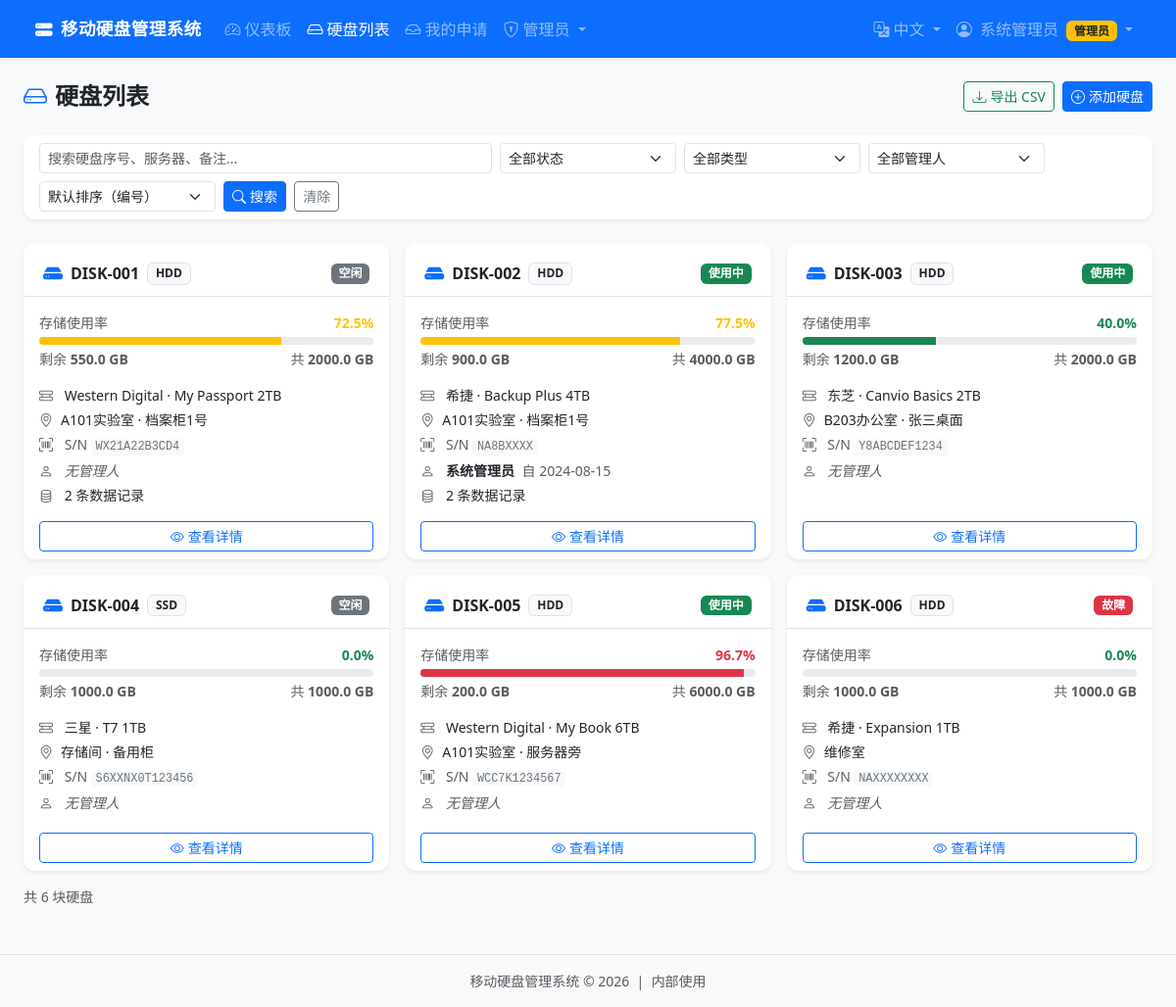
The page /disks (signed in) on the database its author committed.
### app.py (models this page shows, shortened)
class User(db.Model):
    __tablename__ = 'users'
    id            = db.Column(db.Integer, primary_key=True)
    username      = db.Column(db.String(80), unique=True, nullable=False)
    password_hash = db.Column(db.String(256), nullable=False)
    display_name  = db.Column(db.String(120))
    email         = db.Column(db.String(120))
    department    = db.Column(db.String(120))
    role          = db.Column(db.String(20), default='user')   # 'admin' or 'user'
    created_at    = db.Column(db.DateTime, default=datetime.utcnow)
    disks         = db.relationship('Disk', backref='manager', lazy=True,
                                    foreign_keys='Disk.manager_id')
    requests      = db.relationship('DiskRequest', backref='requester', lazy=True,
                                    foreign_keys='DiskRequest.user_id')

class Disk(db.Model):
    __tablename__ = 'disks'
    id               = db.Column(db.Integer, primary_key=True)
    disk_number      = db.Column(db.String(60), unique=True, nullable=False)  # 编号
    disk_type        = db.Column(db.String(30), default='HDD')                # HDD/SSD/NVMe
    total_space_gb   = db.Column(db.Float, default=0)
    used_space_gb    = db.Column(db.Float, default=0)
    status           = db.Column(db.String(30), default='idle')               # active/idle/faulty/maintenance
    location         = db.Column(db.String(256))                              # 所在地点
    brand            = db.Column(db.String(120))                              # 品牌
    model_name       = db.Column(db.String(120))                              # 型号
    serial_number    = db.Column(db.String(120))                              # S/N 序列号
    part_number      = db.Column(db.String(120))                              # P/N 产品编号
    manager_id       = db.Column(db.Integer, db.ForeignKey('users.id'), nullable=True)
    management_start = db.Column(db.Date, nullable=True)
    notes            = db.Column(db.Text, default='')
    created_at       = db.Column(db.DateTime, default=datetime.utcnow)
    updated_at       = db.Column(db.DateTime, default=datetime.utcnow, onupdate=datetime.utcnow)
    data_entries         = db.relationship('DataEntry', backref='disk', lazy=True,
                                           cascade='all, delete-orphan')
    requests             = db.relationship('DiskRequest', backref='disk', lazy=True,
                                           cascade='all, delete-orphan')
    history              = db.relationship('ManagementHistory', backref='disk', lazy=True,
                                           cascade='all, delete-orphan')
    audit_logs           = db.relationship('AuditLog', backref='disk', lazy=True,
                                           cascade='all, delete-orphan')
    @property
    def free_space_gb(self):
        return max(0, self.total_space_gb - self.used_space_gb)
    @property
    def usage_percent(self):
        if self.total_space_gb <= 0:
            return 0
        return min(100, round(self.used_space_gb / self.total_space_gb * 100, 1))

### app.py (the view, shortened to what this page needs)
@app.route('/disks')
@login_required
def disks():
    q          = request.args.get('q', '').strip()
    status     = request.args.get('status', '')
    dtype      = request.args.get('dtype', '')
    manager_id = request.args.get('manager_id', '')
    query = Disk.query
    if status:
        query = query.filter_by(status=status)
    if dtype:
        query = query.filter_by(disk_type=dtype)
    if manager_id == 'none':
        query = query.filter(Disk.manager_id.is_(None))
    elif manager_id:
        try:
            query = query.filter_by(manager_id=int(manager_id))
        except ValueError:
            pass
    sort = request.args.get('sort', '')
    if sort == 'free_desc':
        disk_list = sorted(query.all(), key=lambda d: d.free_space_gb, reverse=True)
    else:
        disk_list = query.order_by(Disk.disk_number).all()
    managers  = User.query.order_by(User.display_name).all()
    return render_template('disks.html', disks=disk_list, q=q, status=status,
                           dtype=dtype, manager_id=manager_id, managers=managers, sort=sort)

### app.py (called while the page is built)
def login_required(f):
    @wraps(f)
    def decorated(*args, **kwargs):
        if 'user_id' not in session:
            flash(_('flash.login_required'), 'warning')
            return redirect(url_for('login'))
        return f(*args, **kwargs)
    return decorated

def current_user():
    if 'user_id' in session:
        return User.query.get(session['user_id'])
    return None

def pending_count():
    return DiskRequest.query.filter_by(status='pending').count()

@app.context_processor
def inject_i18n():
    return {
        'lang': get_locale(),
        'IMPORTANCE_LABELS': importance_labels(),
        'BACKUP_LABELS': backup_labels(),
    }

@app.context_processor
def inject_now():
    return {'now': datetime.utcnow()}

### i18n.py (called while the page is built)
def get_locale():
    lang = session.get('lang', DEFAULT_LANGUAGE)
    return lang if lang in SUPPORTED_LANGUAGES else DEFAULT_LANGUAGE

def _(key, **kwargs):
    lang = get_locale()
    text = MESSAGES.get(lang, {}).get(key) or MESSAGES.get(DEFAULT_LANGUAGE, {}).get(key) or key
    if kwargs:
        try:
            return text.format(**kwargs)
        except (KeyError, ValueError):
            return text
    return text

def status_label(status):
    return _(f'status.{status}', **{}) if status else status

def status_badge(status):
    badges = {
        'active': 'bg-success',
        'idle': 'bg-secondary',
        'faulty': 'bg-danger',
        'maintenance': 'bg-warning text-dark',
    }
    return badges.get(status, 'bg-secondary')

def importance_labels():
    return {k: _(f'importance.{k}') for k in ('critical', 'important', 'normal', 'temp')}

def backup_labels():
    return {k: _(f'backup.{k}') for k in ('backed_up', 'not_backed', 'unknown')}

### templates/disks.html (shortened to what this page needs)
{% extends 'base.html' %}
{% block content %}
<div class="d-flex justify-content-between align-items-center mb-4 flex-wrap gap-2">
  <h4 class="fw-bold mb-0"><i class="bi bi-hdd me-2 text-primary"></i>{{ _('page.disks.title') }}</h4>
  <div class="d-flex gap-2">
    <a href="{{ url_for('export_disks') }}" class="btn btn-outline-success btn-sm">
      <i class="bi bi-download me-1"></i>{{ _('common.export_csv') }}
    </a>
    {% if session.get('role') == 'admin' %}
    <a href="{{ url_for('add_disk') }}" class="btn btn-primary btn-sm">
      <i class="bi bi-plus-circle me-1"></i>{{ _('nav.add_disk') }}
    </a>
    {% endif %}
  </div>
</div>
<div class="card border-0 shadow-sm mb-4">
  <div class="card-body py-2">
    <form method="GET" class="row g-2 align-items-end">
      <div class="col-12 col-md-5">
        <input type="text" name="q" class="form-control form-control-sm"
               placeholder="{{ _('page.disks.search_ph') }}" value="{{ q }}">
      </div>
      <div class="col-6 col-md-2">
        <select name="status" class="form-select form-select-sm">
          <option value="">{{ _('page.disks.all_status') }}</option>
        </select>
      </div>
      <div class="col-6 col-md-2">
        <select name="dtype" class="form-select form-select-sm">
          <option value="">{{ _('page.disks.all_types') }}</option>
        </select>
      </div>
      <div class="col-6 col-md-2">
        <select name="manager_id" class="form-select form-select-sm">
          <option value="">{{ _('page.disks.all_managers') }}</option>
        </select>
      </div>
      <div class="col-6 col-md-2">
        <select name="sort" class="form-select form-select-sm" onchange="this.form.submit()">
          <option value="" {{ 'selected' if sort=='' }}>{{ _('page.disks.sort_default') }}</option>
        </select>
      </div>
      <div class="col-auto">
        <button type="submit" class="btn btn-primary btn-sm">
          <i class="bi bi-search me-1"></i>{{ _('common.search') }}
        </button>
        <a href="{{ url_for('disks') }}" class="btn btn-outline-secondary btn-sm ms-1">{{ _('common.clear') }}</a>
      </div>
    </form>
  </div>
</div>
{% if disks %}
<div class="row row-cols-1 row-cols-md-2 row-cols-xl-3 g-3">
  {% for disk in disks %}
  <div class="col">
    <div class="card border-0 shadow-sm h-100 disk-card">
      <div class="card-header d-flex justify-content-between align-items-center bg-transparent border-bottom">
        <div class="d-flex align-items-center gap-2">
          <i class="bi bi-hdd-fill text-primary fs-5"></i>
          <span class="fw-bold">{{ disk.disk_number }}</span>
          <span class="badge bg-light text-dark border">{{ disk.disk_type }}</span>
        </div>
        <span class="badge {{ status_badge(disk.status) }}">{{ status_label(disk.status) }}</span>
      </div>
      <div class="card-body">
        <div class="mb-3">
          <div class="d-flex justify-content-between small mb-1">
            <span class="text-muted">{{ _('page.disks.usage') }}</span>
            <span class="fw-semibold
              {{ 'text-danger' if disk.usage_percent > 90 else 'text-warning' if disk.usage_percent > 70 else 'text-success' }}">
              {{ disk.usage_percent }}%
            </span>
          </div>
          <div class="progress mb-1" style="height:8px">
            <div class="progress-bar {{ 'bg-danger' if disk.usage_percent > 90 else 'bg-warning' if disk.usage_percent > 70 else 'bg-success' }}"
                 style="width:{{ disk.usage_percent }}%"></div>
          </div>
          <div class="d-flex justify-content-between small text-muted">
            <span>{{ _('page.disks.free') }} <strong>{{ "%.1f" | format(disk.free_space_gb) }} GB</strong></span>
            <span>{{ _('page.disks.total') }} <strong>{{ "%.1f" | format(disk.total_space_gb) }} GB</strong></span>
          </div>
        </div>
        <ul class="list-unstyled small mb-0">
          {% if disk.brand or disk.model_name %}
          <li class="mb-1">
            <i class="bi bi-hdd-rack me-2 text-muted"></i>
            {{ disk.brand or '' }}{% if disk.brand and disk.model_name %} · {% endif %}{{ disk.model_name or '' }}
          </li>
          {% endif %}
          {% if disk.location %}
          <li class="mb-1">
            <i class="bi bi-geo-alt me-2 text-muted"></i>{{ disk.location }}
          </li>
          {% endif %}
          {% if disk.serial_number %}
          <li class="mb-1">
            <i class="bi bi-upc-scan me-2 text-muted"></i>
            <span class="text-muted">S/N </span><code>{{ disk.serial_number }}</code>
          </li>
          {% endif %}
          <li class="mb-1">
            <i class="bi bi-person me-2 text-muted"></i>
            {% if disk.manager %}
              <strong>{{ disk.manager.display_name or disk.manager.username }}</strong>
              {% if disk.management_start %}
                <span class="text-muted ms-1">{{ _('common.since') }} {{ disk.management_start.strftime('%Y-%m-%d') }}</span>
              {% endif %}
            {% else %}
              <span class="text-muted fst-italic">{{ _('page.disks.no_manager') }}</span>
            {% endif %}
          </li>
          {% if disk.data_entries %}
          <li>
            <i class="bi bi-database me-2 text-muted"></i>
            {{ _('page.disks.data_records', count=disk.data_entries | length) }}
          </li>
          {% endif %}
        </ul>
      </div>
      <div class="card-footer bg-transparent border-0 pt-0">
        <a href="{{ url_for('disk_detail', disk_id=disk.id) }}"
           class="btn btn-outline-primary btn-sm w-100">
          <i class="bi bi-eye me-1"></i>{{ _('common.view_details') }}
        </a>
      </div>
    </div>
  </div>
  {% endfor %}
</div>
<div class="mt-3 text-muted small">{{ _('page.disks.count', count=disks | length) }}</div>
{% else %}
<div class="text-center py-5 text-muted">
  <i class="bi bi-hdd-rack fs-1 d-block mb-3"></i>
  <h5>{{ _('page.disks.not_found') }}</h5>
  <p>{{ _('page.disks.not_found_hint') }}</p>
</div>
{% endif %}
{% endblock %}

### templates/base.html (shortened to what this page needs)
<!DOCTYPE html>
<html lang="{{ 'en' if lang == 'en' else 'zh-CN' }}">
<head>
  <link rel="stylesheet" href="https://cdn.jsdelivr.net/npm/bootstrap@5.3.2/dist/css/bootstrap.min.css">
  <link rel="stylesheet" href="https://cdn.jsdelivr.net/npm/bootstrap-icons@1.11.3/font/bootstrap-icons.min.css">
  <link rel="stylesheet" href="{{ url_for('static', filename='css/style.css') }}">
</head>
<body class="bg-body-tertiary">
{% if current_user() %}
<nav class="navbar navbar-expand-lg navbar-dark bg-primary shadow-sm">
  <div class="container-fluid">
    <a class="navbar-brand fw-bold" href="{{ url_for('dashboard') }}">
      <i class="bi bi-hdd-stack-fill me-2"></i>{{ _('app.name') }}
    </a>
    <div class="collapse navbar-collapse" id="navContent">
      <ul class="navbar-nav me-auto">
        <li class="nav-item">
          <a class="nav-link {% if request.endpoint == 'dashboard' %}active{% endif %}"
             href="{{ url_for('dashboard') }}">
            <i class="bi bi-speedometer2 me-1"></i>{{ _('nav.dashboard') }}
          </a>
        </li>
        <li class="nav-item">
          <a class="nav-link {% if request.endpoint in ['disks','disk_detail'] %}active{% endif %}"
             href="{{ url_for('disks') }}">
            <i class="bi bi-hdd me-1"></i>{{ _('nav.disks') }}
          </a>
        </li>
        <li class="nav-item">
          <a class="nav-link {% if request.endpoint == 'my_requests' %}active{% endif %}"
             href="{{ url_for('my_requests') }}">
            <i class="bi bi-inbox me-1"></i>{{ _('nav.my_requests') }}
          </a>
        </li>
        {% if session.get('role') == 'admin' %}
        <li class="nav-item dropdown">
          <a class="nav-link dropdown-toggle" href="#" role="button" data-bs-toggle="dropdown">
            <i class="bi bi-shield-lock me-1"></i>{{ _('nav.admin') }}
          </a>
                {% set pc = pending_count() %}
        </li>
        {% endif %}
      </ul>
      <ul class="navbar-nav">
        <li class="nav-item dropdown">
          <a class="nav-link dropdown-toggle" href="#" role="button" data-bs-toggle="dropdown">
            <i class="bi bi-translate me-1"></i>{{ _('lang.zh') if lang == 'zh' else _('lang.en') }}
          </a>
        </li>
        <li class="nav-item dropdown">
          <a class="nav-link dropdown-toggle" href="#" role="button" data-bs-toggle="dropdown">
            <i class="bi bi-person-circle me-1"></i>
            {{ current_user().display_name or current_user().username }}
            {% if session.get('role') == 'admin' %}
              <span class="badge bg-warning text-dark ms-1">{{ _('role.admin') }}</span>
            {% endif %}
          </a>
        </li>
      </ul>
    </div>
  </div>
</nav>
{% endif %}
<main class="container-fluid py-4 px-4">
  {% block content %}{% endblock %}
</main>
<footer class="text-center text-muted py-3 small border-top mt-4">
  {{ _('app.name') }} &copy; {{ now.year }} &nbsp;|&nbsp; {{ _('app.footer') }}
</footer>
</body>
</html>

### static/css/style.css (style rules this page uses)
body { font-family: "PingFang SC", "Microsoft YaHei", "Segoe UI", sans-serif; min-height: 100vh; display: flex; flex-direction: column; }
main.container-fluid { flex: 1; }
.navbar { padding: 0.6rem 1.5rem; }
.navbar-brand { font-size: 1.1rem; letter-spacing: 0.02em; }
.disk-card { transition: transform 0.15s, box-shadow 0.15s; border-radius: 0.75rem !important; }
.progress { border-radius: 4px; overflow: hidden; }
.card { border-radius: 0.75rem !important; }
.card-header { border-radius: 0.75rem 0.75rem 0 0 !important; padding: 1rem 1.25rem 0.5rem; }
a { color: #0d6efd; }
code { font-size: 0.85em; color: #6c757d; background: #f8f9fa; padding: 0.1em 0.4em; border-radius: 3px; }

### rows shown on the page
User: display_name "系统管理员"
Disk: disk_number "DISK-001", disk_type "HDD", status "空闲", usage_percent "72.5", free_space_gb "550.0", total_space_gb "2000.0", brand "Western Digital", model_name "My Passport 2TB", location "A101实验室 · 档案柜1号", serial_number "WX21A22B3CD4"
Disk: disk_number "DISK-002", disk_type "HDD", status "使用中", usage_percent "77.5", free_space_gb "900.0", total_space_gb "4000.0", brand "希捷", model_name "Backup Plus 4TB", location "A101实验室 · 档案柜1号", serial_number "NA8BXXXX", manager "系统管理员", management_start "2024-08-15"
Disk: disk_number "DISK-003", disk_type "HDD", status "使用中", usage_percent "40.0", free_space_gb "1200.0", total_space_gb "2000.0", brand "东芝", model_name "Canvio Basics 2TB", location "B203办公室 · 张三桌面", serial_number "Y8ABCDEF1234"
Disk: disk_number "DISK-004", disk_type "SSD", status "空闲", usage_percent "0.0", free_space_gb "1000.0", total_space_gb "1000.0", brand "三星", model_name "T7 1TB", location "存储间 · 备用柜", serial_number "S6XXNX0T123456"
Disk: disk_number "DISK-005", disk_type "HDD", status "使用中", usage_percent "96.7", free_space_gb "200.0", total_space_gb "6000.0", brand "Western Digital", model_name "My Book 6TB", location "A101实验室 · 服务器旁", serial_number "WCC7K1234567"
Disk: disk_number "DISK-006", disk_type "HDD", status "故障", usage_percent "0.0", free_space_gb "1000.0", total_space_gb "1000.0", brand "希捷", model_name "Expansion 1TB", location "维修室", serial_number "NAXXXXXXXX"

### other values the page prints
form field status "全部状态"
form field dtype "全部类型"
form field manager_id "全部管理人"
form field sort "默认排序（编号）"
